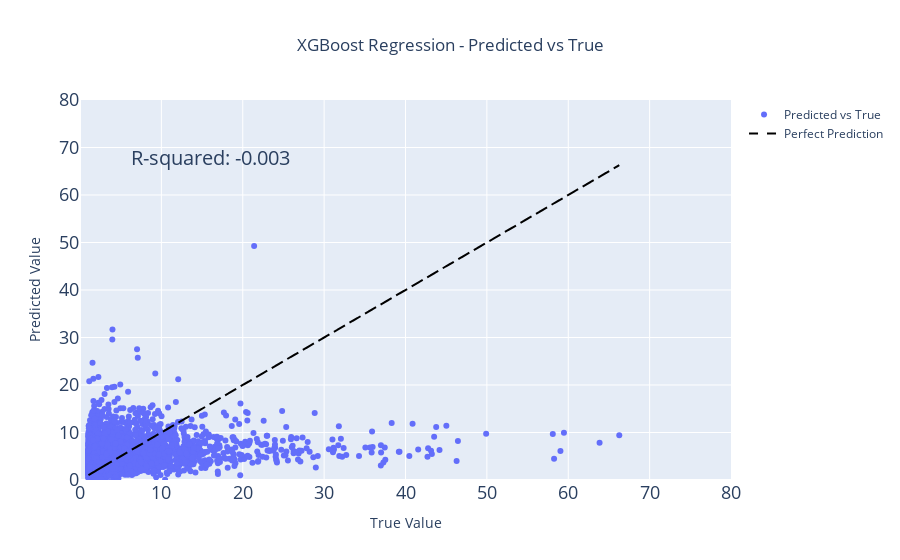

Notebook cell for this chart:
### Code cell
import plotly.graph_objects as go
from sklearn.metrics import r2_score

# Calculate R-squared value
r_squared = r2_score(y_test.squeeze(), y_pred.squeeze())

# Create figure
fig = go.Figure()

# Add scatter plot
fig.add_trace(go.Scatter(
    x=y_test.squeeze(),
    y=y_pred.squeeze(),
    mode='markers',
    name='Predicted vs True'
))

# Add diagonal line
fig.add_trace(go.Scatter(
    x=y_test.squeeze(),
    y=y_test.squeeze(),
    mode='lines',
    name='Perfect Prediction',
    line=dict(color='black', dash='dash')
))

# Update axis titles
fig.update_xaxes(title='True Value', title_font=dict(size=40))
fig.update_yaxes(title='Predicted Value', title_font=dict(size=40))

fig.update_xaxes(title='True Value', range=[0, 80])
fig.update_yaxes(title='Predicted Value', range=[0, 80])

fig.update_xaxes(tickfont=dict(size=18))
fig.update_yaxes(tickfont=dict(size=18))

# Add R-squared annotation
fig.add_annotation(
    x=16,
    y=68,
    text=f'R-squared: {r_squared:.3f}',
    showarrow=False,
    font=dict(size=20)
)

# Add title
fig.update_layout(title="XGBoost Regression - Predicted vs True", title_x=0.5, title_y=0.93)
# Update layout to adjust the height
fig.update_layout(height=1000)  # Adjust the height as needed

# Show figure
fig.show()

### Figure 1 — Plotly figure (JSON) as saved in the notebook; plotly's stock layout.template omitted (floating-point values rounded to 4 significant figures; data arrays with more than 128 entries replaced by an {"elided": "..."} marker saying what was removed)
{"data": [{"mode": "markers", "name": "Predicted vs True", "type": "scatter", "x": {"elided": "4080 float values"}, "y": {"elided": "4080 float values"}}, {"line": {"color": "black", "dash": "dash"}, "mode": "lines", "name": "Perfect Prediction", "type": "scatter", "x": {"elided": "4080 float values"}, "y": {"elided": "4080 float values"}}], "layout": {"annotations": [{"font": {"size": 20}, "showarrow": false, "text": "R-squared: -0.003", "x": 16, "y": 68}], "autosize": true, "title": {"text": "XGBoost Regression - Predicted vs True", "x": 0.5, "y": 0.93}, "xaxis": {"range": [0, 80], "tickfont": {"size": 18}, "title": {"text": "True Value"}, "type": "linear"}, "yaxis": {"range": [0, 80], "tickfont": {"size": 18}, "title": {"text": "Predicted Value"}, "type": "linear"}}}
